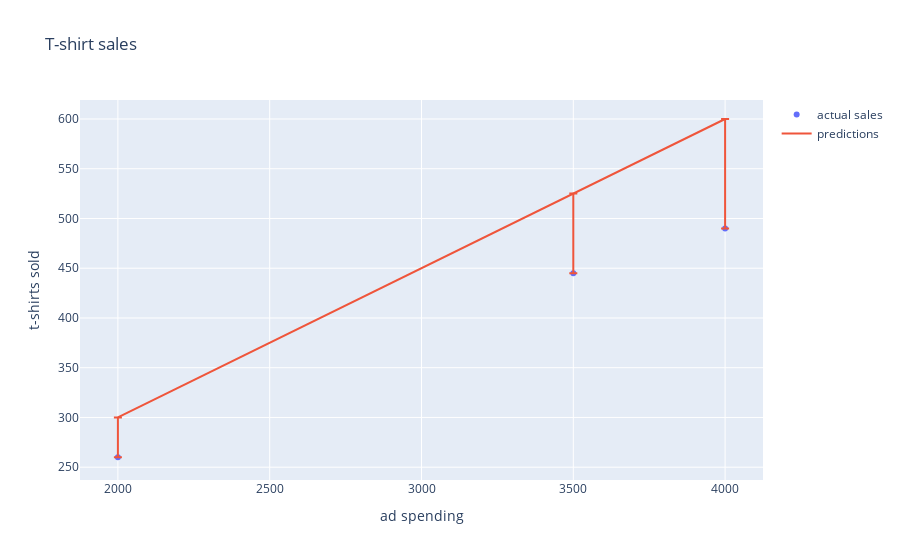

Notebook source saved alongside this figure:
### Markdown cell above
Now our goal is to make the result of our loss function as close to zero as possible, so we need a way to minimize our loss function.  

The way that we can do that is by finding the parameter -- above .15 is our parameter -- that minimizes our loss function.  And we use an **optimization procedure** to find the parameters that minimize our loss function.  There are different optimization procedures depending on the specific machine learning tool that we use - but here, we can just do trial and error.

Below, plug in different values, for the `parameter` to minimize the total error.

### Code cell
parameter = .15
# change the parameter value above


def hypoth_fn(parameter, ad_spend): 
    return parameter*ad_spend

ad_spends, sales_nums = ([2000, 3500, 4000], [260, 445, 490])

predictions = [hypoth_fn(parameter, ad_spend) for ad_spend in ad_spends]
errors = [sales_num - predicted for sales_num, predicted in list(zip(sales_nums, predictions))]

predictions_trace = go.Scatter(x=ad_spends, y=predictions, mode = 'lines', name = 'predictions',
                               error_y = dict(type='data', symmetric=False, array=errors))

total_error = sum(errors)
print(f'total error is {total_error}')
go.Figure(data = [scatter_data, predictions_trace], layout = layout)

### Figure 1 — Plotly figure (JSON) as saved in the notebook; plotly's stock layout.template omitted (floating-point values rounded to 4 significant figures)
{"data": [{"mode": "markers", "name": "actual sales", "type": "scatter", "x": [2000, 3500, 4000], "y": [260, 445, 490]}, {"error_y": {"array": [-40, -80, -110], "symmetric": false, "type": "data"}, "mode": "lines", "name": "predictions", "type": "scatter", "x": [2000, 3500, 4000], "y": [300, 525, 600]}], "layout": {"autosize": true, "title": {"text": "T-shirt sales"}, "xaxis": {"autorange": true, "range": [1865.0, 4135.0], "title": {"text": "ad spending"}, "type": "linear"}, "yaxis": {"autorange": true, "range": [235.5, 619.2], "title": {"text": "t-shirts sold"}, "type": "linear"}}}
